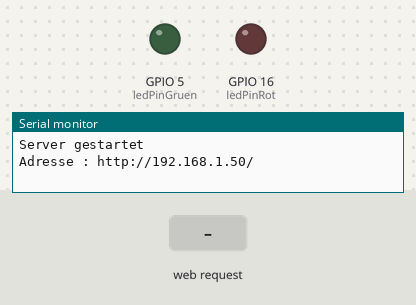
Bench run of a sketch on a simulated ESP8266 (Wemos D1 mini). Parts: output pins drawn as LEDs (lit = HIGH), the last lines printed to the serial monitor. The inputs (shaded band) are chosen by the test bench. WiFi joins after 1.5 s; servers stay silent unless stated.

Above: at 3.2 s.
3.3 s: HTTP request GET /S1 received
At 3.8 s:
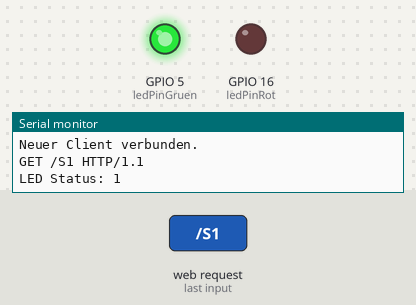
4.8 s: HTTP request GET /S2 received
At 6.0 s:
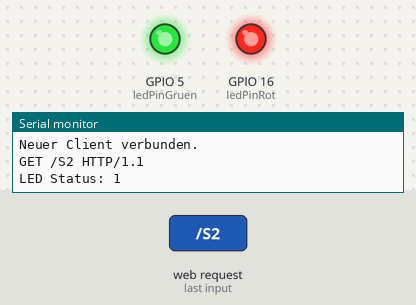
6.3 s: HTTP request GET /S1 received
At 7.3 s:
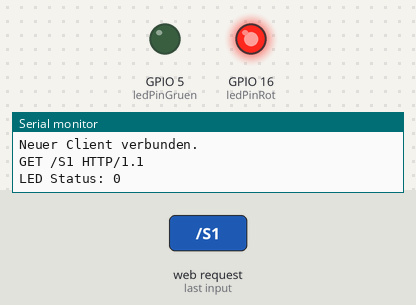
Timing chart, 0 to 9.3 s (numbered marks = the images above; inputs shaded):
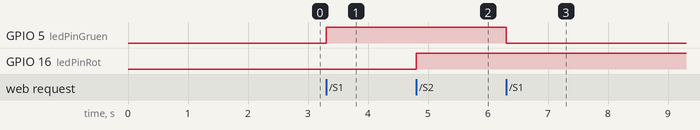

Measured:
- after the input at 3.3 s, GPIO 5 (ledPinGruen): LOW → HIGH at once
- after the input at 4.8 s, GPIO 16 (ledPinRot): LOW → HIGH at once
- after the input at 6.3 s, GPIO 5 (ledPinGruen): HIGH → LOW at once

The sketch:

wemosd1_led_v3.ino
```cpp
#include <ESP8266WiFi.h>

const char* ssid = "FRITZ!Powerline 1240E"; //SSID aus dem Router
const char* password = "10521912433534971110"; //Passwort für den Zugang zum WLAN

const String htmlOK = "HTTP/1.1 200 OK";
const String htmlContentType = "ContentType: text/html";
const String htmlBegin = "<!DOCTYPE HTML><html>";
const String htmlLinks = "<head><link rel='stylesheet' href='http://progs.draeger-it.blog/wemosd1/d1.css'/><link rel='shortcut icon' href='http://progs.draeger-it.blog/wemosd1/favicon.ico' /></head><body>";
const String htmlEnd = "</body></html>";
const String htmlBreakLine = "</br>";

int ledPinGruen = 5; //digitaler PIN 5 des Wemos D1 an welchem die LED angeschlossen ist.
int ledPinRot = 16; //digitaler PIN 5 des Wemos D1 an welchem die LED angeschlossen ist.
int ledStatusGruen = LOW; //aktueller Status der LED (default / start  -> AUS)
int ledStatusRot = LOW; //aktueller Status der LED (default / start  -> AUS)
WiFiServer server(80); //Port auf welchem der Server laufen soll.

void setup() {
  Serial.begin(9600); //Baudrate für die Serielle Geschwindigkeit.
  delay(10); //10ms. Warten damit die Seriele Kommunikation aufgebaut wurde.

  pinMode(ledPinGruen, OUTPUT); //Den LEDPin als ausgang setzen.
  digitalWrite(ledPinGruen, ledStatusGruen); //Die LED initial auf den Status "AUS" setzen.
  pinMode(ledPinRot, OUTPUT); //Den LEDPin als ausgang setzen.
  digitalWrite(ledPinRot, ledStatusRot); //Die LED initial auf den Status "AUS" setzen.

  Serial.print("Verbindungsaufbau zu ");
  Serial.println(ssid);

  WiFi.begin(ssid, password); //Initialisieren der Wifi Verbindung.

  while (WiFi.status() != WL_CONNECTED) { //Warten bis die Verbindung aufgebaut wurde.
    delay(1000);
    //Einen Punkt auf der Seriellen Schnittstelle ausgeben so das der Benutzer erkennt dass, das Sketch noch läuft.
    Serial.print(".");
  }
  //Bei erfolgreicher Verbindung wird der folgende Text ausgeben.
  Serial.print("Mit ");
  Serial.print(ssid);
  Serial.println("erfolgreich verbunden!");

  server.begin(); // Starten des Servers.
  Serial.println("Server gestartet"); //Ausgabe auf der Seriellen Schnittstelle das der Server gestartet wurde.

  // Ausgabe der IP Adresse
  Serial.print("Adresse : http://");
  Serial.print(WiFi.localIP());
  Serial.println("/");
}

/**
   Die Funktion gibt den HTML Kopf auf dem Client aus.
   Dieses wird für jeden Respond verwendet.
 **/

void printHtmlHeader( WiFiClient client) {
  client.println(htmlOK);
  client.println(htmlContentType);
  client.println("");
  client.println(htmlBegin);
  client.println(htmlLinks);
}

void loop() {
  //Prüfen ob sich ein Client verbunden hat, wenn nicht die Loop "verlassen"
  WiFiClient client = server.available();
  if (!client) {
    return;
  }

  // Wenn sich ein Client verbunden hat solange warten bis Daten gesendet werden.
  Serial.println("Neuer Client verbunden.");
  while (!client.available()) {
    delay(1);
  }

  //Lesen der Anfrage vom Client
  String request = client.readStringUntil('\r');
  Serial.println(request);
  client.flush();

  //Wenn in der Anfrage die Zeichenkette "/S1" vorkommt dann...
  if (request.indexOf("/S1") != -1) {
    if (ledStatusGruen == HIGH) {
      ledStatusGruen = LOW;
    } else {
      ledStatusGruen = HIGH;
    }
    digitalWrite(ledPinGruen, ledStatusGruen);
    Serial.print("LED Status: ");
    Serial.println(ledStatusGruen);
  }

  //Wenn in der Anfrage die Zeichenkette "/S2" vorkommt dann...
  if (request.indexOf("/S2") != -1) {
    if (ledStatusRot == HIGH) {
      ledStatusRot = LOW;
    } else {
      ledStatusRot = HIGH;
    }
    digitalWrite(ledPinRot, ledStatusRot);
    Serial.print("LED Status: ");
    Serial.println(ledStatusRot);
  }


  //Gibt den Html Header auf der Antwort aus.
  printHtmlHeader(client);

  //Ab hier wird die Webseite zusammengesetzt.
  client.println("<div class='mainWrapper'>");
  client.print("Die gruene LED ist : ");

  String value = "-undefined-";

  //Die Adresse für die Bilder
  const String imgStartUrl = "http://progs.draeger-it.blog/wemosd1/";
  String imgUrl = imgStartUrl + "light_on.png";
//  String imgUrl = "On.png";

  if (ledStatusGruen == HIGH) {
    value = "AN";
    imgUrl = imgStartUrl + "light_on.png";
  } else {
    value = "AUS";
    imgUrl = imgStartUrl + "light_off.png";
  }
  client.print(value);

  client.println(htmlBreakLine);
  client.println(htmlBreakLine);

  client.println("<img src='" + imgUrl + "' widht='64' height='64'/>");

  client.println(htmlBreakLine);

  client.print("<div class='headline'>Klicke <a href=\"/S1\">hier</a> um die gruene LED ");
  client.print(value == "AN" ? "aus" : "an");
  client.print("zuschalten.</div>");
  client.println("");
  client.println("</div>");
  client.println(htmlBreakLine);
  client.println(htmlBreakLine);

  client.println("<div class='mainWrapper'>");
  client.print("Die rote LED ist : ");
  if (ledStatusRot == HIGH) {
    value = "AN";
    imgUrl = imgStartUrl + "light_on.png";
  } else {
    value = "AUS";
    imgUrl = imgStartUrl + "light_off.png";
  }
  client.print(value);


  client.println(htmlBreakLine);
  client.println(htmlBreakLine);

  client.println("<img src='        " + imgUrl + "   ' widht='64' height='64'/>");
//  client.println("<img src='C:\Users\Helmut\Documents\Arduino\wemosd1_led_v3\On.png'  widht='64' height='64'>");

  client.println(htmlBreakLine);

  client.print("<div class='headline'>Klicke <a href=\"/S2\">hier</a> um die rote LED ");
  client.print(value == "AN" ? "aus" : "an");
  client.print("zuschalten.</div>");
  client.println("");
  client.println("</div>");

  client.println(htmlEnd);

  delay(10); //1ms. Pause
}
```
